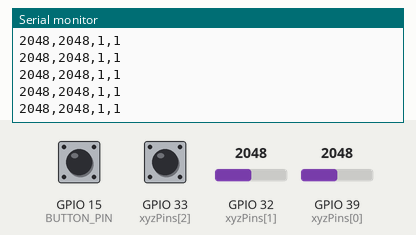
Simulated run of this sketch. Board: ESP32. On the bench: the last lines printed to the serial monitor. The test bench sets the inputs (shaded band); at power-on: GPIO 32 (xyzPins[1]) = 2048, GPIO 39 (xyzPins[0]) = 2048, GPIO 15 (BUTTON_PIN) HIGH, GPIO 33 (xyzPins[2]) HIGH.

Above: at 1.2 s.
1.3 s: GPIO 32 (xyzPins[1]) set to 2866
At 1.31 s:
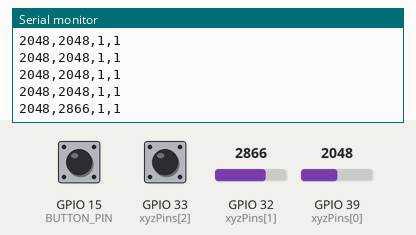
2.8 s: GPIO 39 (xyzPins[0]) set to 2866
At 2.81 s:
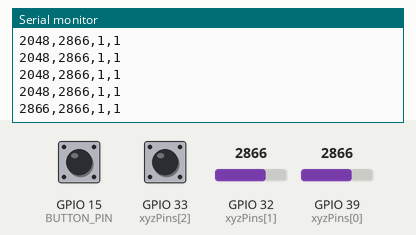
4.3 s: GPIO 15 (BUTTON_PIN) pulled LOW for 0.15 s
At 4.32 s:
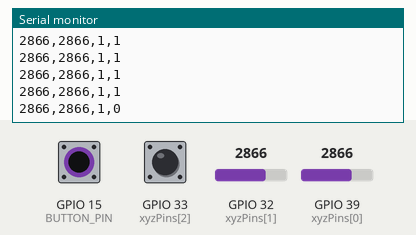
5.9 s: GPIO 33 (xyzPins[2]) pulled LOW for 0.15 s
At 5.93 s:
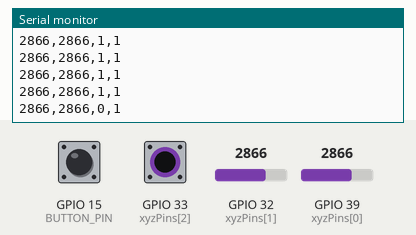
7.5 s: GPIO 32 (xyzPins[1]) set to 3603
At 7.53 s:
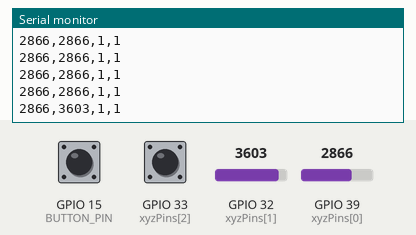
9.0 s: GPIO 15 (BUTTON_PIN) pulled LOW for 1 s
At 9.04 s:
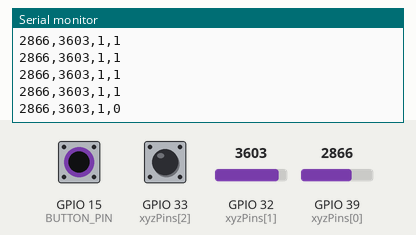
Timing chart, 0 to 12.0 s (numbered marks = the images above; inputs shaded):
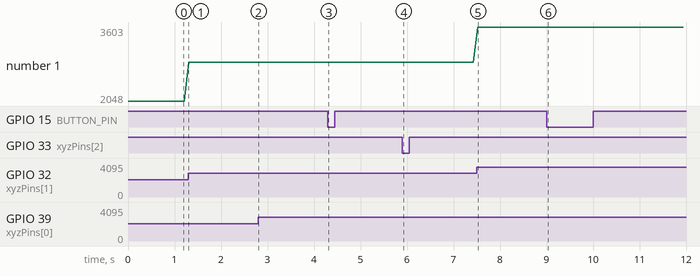

The sketch:

lab2.ino
```cpp
/*
  LILYGO Joystick Example
  Joystick X, Y, and SW are connected to pins 39, 32, and 33
  Prints out X, Y, Z values to Serial
*/
#define BUTTON_PIN 15

int xyzPins[] = {39, 32, 33};   //x, y, z(switch) pins
void setup() {
  Serial.begin(9600);
  pinMode(BUTTON_PIN, INPUT_PULLUP);
  pinMode(xyzPins[2], INPUT_PULLUP);  // pullup resistor for switch
}
void loop() {

  int buttonState = digitalRead(BUTTON_PIN);
  int xVal = analogRead(xyzPins[0]);
  int yVal = analogRead(xyzPins[1]);
  int zVal = digitalRead(xyzPins[2]);
  Serial.printf("%d,%d,%d,%d", xVal, yVal, zVal, buttonState);
  Serial.println();
  delay(100);
}
```

Measured:
- after the input at 1.3 s, the serial monitor: prints a new line at once (image 1)
- after the input at 2.8 s, the serial monitor: prints a new line at once (image 2)
- after the input at 4.3 s, the serial monitor: prints a new line at once (image 3)
- after the input at 5.9 s, the serial monitor: prints a new line at once (image 4)
- after the input at 7.5 s, the serial monitor: prints a new line at once (image 5)
- after the input at 9.0 s, the serial monitor: prints a new line at once (image 6)
- plotted number 1: 2048 → 2866 after the input at 1.3 s, 2866 → 3603 after the input at 7.5 s
